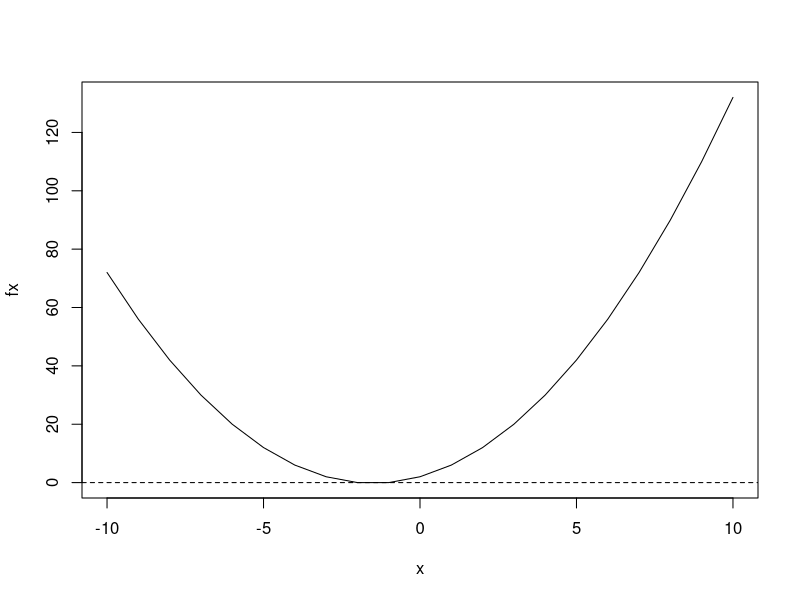

Reproduce this figure in R.
## ---- chunk 1
#| echo: false
a <- 1 
b <- 3 
c <- 2
x <- -10:10 
fx <- a*x^2 + b*x + c
if ((b^2 - 4*a*c) < 0){
  x1 = NaN
  x2 = NaN
} else {
  x1 <- (-b + sqrt(b^2 - 4*a*c)) / (2*a)
  x2 <- (-b - sqrt(b^2 - 4*a*c)) / (2*a)
}

if (is.nan(x1) & is.nan(x2)){
  cat("There is no solution to the given equation")
} else if (is.nan(x1) | is.nan(x2)){
  sol <- if (is.nan(x1)) x2 else x1
  cat("The only solution to the given equation is:", sol)
} else {
  if (x1 == x2) cat("The only solution to the given equation is: " , x1)
  else cat("Solutions to the given equation are :", x1, " and ", x2)
}
## ---- chunk 2
#| echo: false

plot(x, fx, type="l")
abline(h=0, lty=2)
